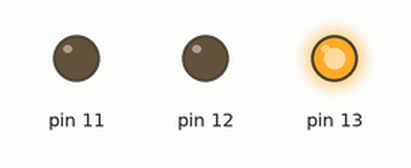
Simulated run of this sketch. Board: Arduino Uno, built with avr-gcc and run on an emulated ATmega328P. Parts: output pins drawn as LEDs (lit = HIGH).

Above: at 0.2 s.
At 3.7 s:
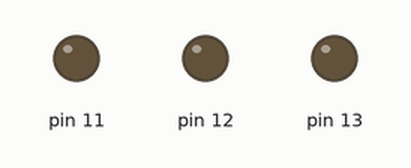
At 5.2 s:
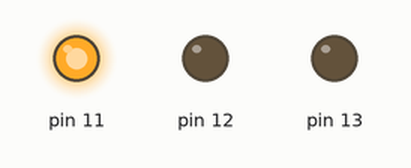
At 7.2 s:
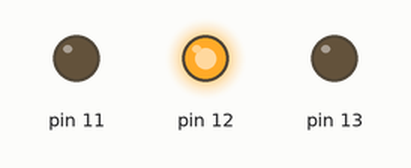
Timing chart, 0 to 7.8 s (numbered marks = the images above):
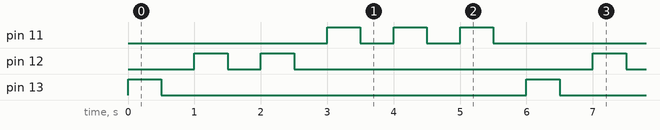

The sketch:

blinking_multiple_led1.ino
```cpp
// C++ code
//
void setup()
{
  pinMode(13, OUTPUT);
  pinMode(12, OUTPUT);
  pinMode(11, OUTPUT);
}

void loop()
{
  digitalWrite(13, HIGH);
  delay(500);
  digitalWrite(13, LOW);
  delay(500);

  for( int i = 0; i < 2; i+=1 ){
  digitalWrite(12,  HIGH);
  delay(500);
  digitalWrite(12, LOW);
  delay(500);
  }

  for( int i = 0; i < 3; i+=1 ){
  digitalWrite(11, HIGH);
  delay(500);
  digitalWrite(11, LOW);
  delay(500);
  }
}
```

Measured:
- by itself, pin 11: repeats every 6.0 s: 2 × (LOW 0.50 s, HIGH 0.50 s), LOW 3.5 s, HIGH 0.50 s
- by itself, pin 12: repeats every 6.0 s: LOW 0.50 s, HIGH 0.50 s, LOW 4.5 s, HIGH 0.50 s
- by itself, pin 13: alternates HIGH for 0.50 s and LOW for 5.5 s
